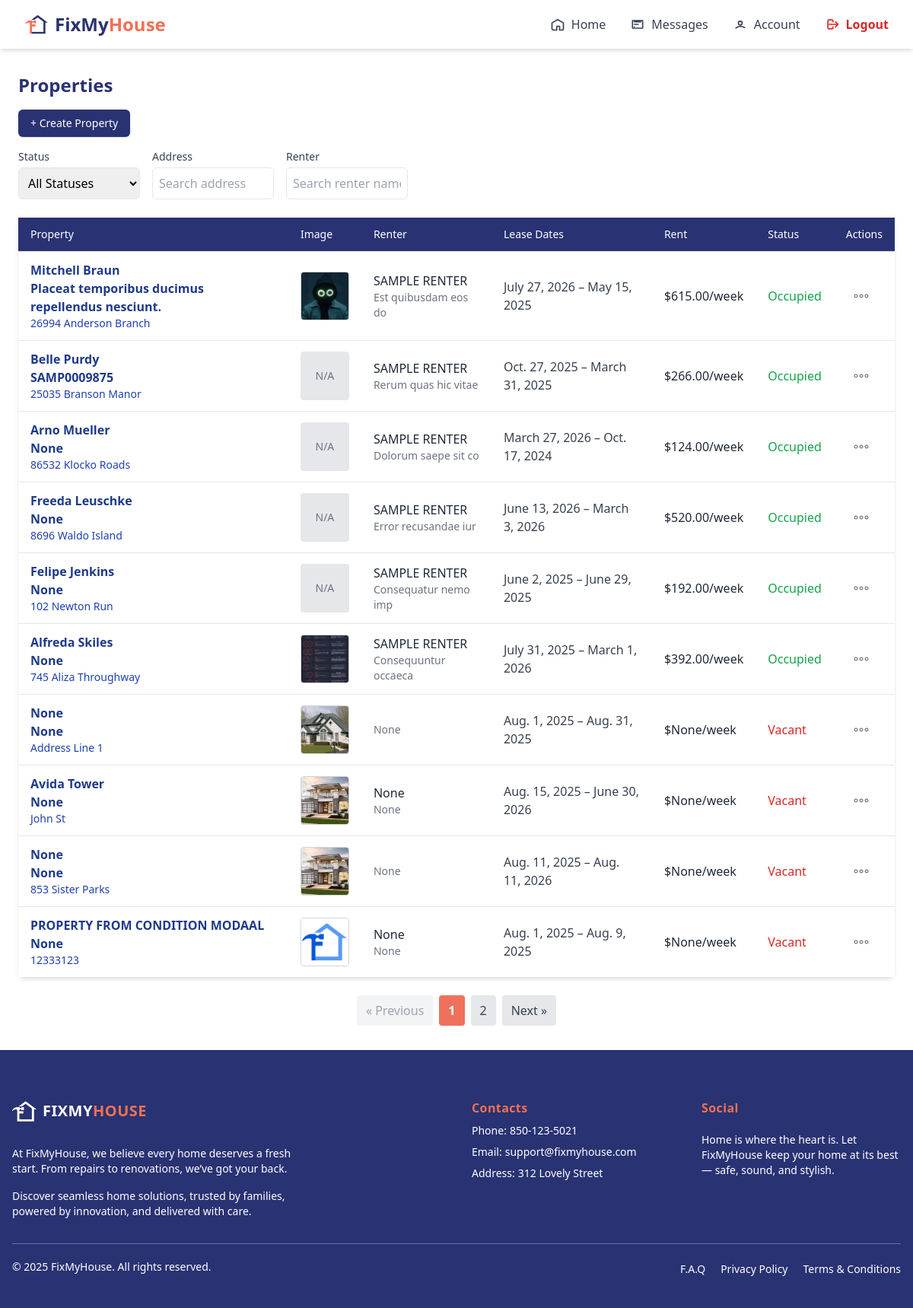
The page /agent/properties/ (signed in) on the database its author committed.
### agent/models/propertyAgent.py (models this page shows, shortened)
class Property(models.Model):
    renter = models.ForeignKey(Renter, on_delete=models.SET_NULL, related_name='rent_property', null=True, blank=True)
    agent = models.ForeignKey(AgentRegister, on_delete=models.CASCADE, null=False, related_name='own_properties')
    property_id = models.CharField(max_length=100, blank=True, null=True)
    ref_number = models.CharField(max_length=100, blank=True, null=True)
    name = models.CharField(max_length=100, blank=True, null=True)
    floor_count = models.PositiveIntegerField(blank=True, null=True)
    state = models.CharField(max_length=100, blank=True, null=True)
    city = models.CharField(max_length=100, blank=True, null=True)
    address = models.TextField(blank=True, null=True)
    street = models.CharField(max_length=100, blank=True, null=True)
    house_number = models.CharField(max_length=20, blank=True, null=True)
    renter_name = models.CharField(max_length=100, blank=True, null=True)
    renter_contact = models.CharField(max_length=20, blank=True, null=True)
    key_number = models.CharField(max_length=20, blank=True, null=True)
    rent = models.DecimalField(max_digits=10, decimal_places=2, blank=True, null=True)
    postal_code = models.CharField(max_length=20, blank=True, null=True)
    created_at = models.DateTimeField(auto_now_add=True, blank=True, null=True)
    updated_at = models.DateTimeField(auto_now=True, blank=True, null=True)
    property_photo = models.ImageField(upload_to='property_photos/', blank=True, null=True)
    condition_report = models.ImageField(upload_to='condition_reports/', blank=True, null=True)
    lease_start = models.DateField()
    lease_end = models.DateField()
    is_active = models.BooleanField(null=True, blank=True, default=True)
    STATUS_CHOICES = [
        ('occupied', 'Occupied'),
        ('vacant', 'Vacant'),
    ]
    status = models.CharField(max_length=10, choices=STATUS_CHOICES, default='vacant')
    property_manager = models.ForeignKey(
        AgentRegister,
        on_delete=models.SET_NULL,
        null=True,
        blank=True,
        related_name="properties"
    )

### renter/models/renter.py (models this page shows)
class Renter(models.Model):
    user = models.OneToOneField(User, on_delete=models.CASCADE,null=True)
    name = models.CharField(max_length=255)
    email = models.EmailField(unique=True)
    phone = models.CharField(max_length=20)
    password = models.CharField(max_length=128)  # store hashed password (later)
    gender = models.CharField(max_length=10, blank=True, null=True)
    date_of_birth = models.DateField(blank=True, null=True)
    company_name = models.CharField(max_length=255, blank=True, null=True)
    contact_person = models.CharField(max_length=255, blank=True, null=True)
    contact_person_email = models.EmailField(blank=True, null=True)
    contact_phone = models.CharField(max_length=20, blank=True, null=True)
    state = models.CharField(max_length=100, blank=True, null=True)
    city = models.CharField(max_length=100, blank=True, null=True)
    zip_code = models.CharField(max_length=20, blank=True, null=True)
    company_address_line1 = models.CharField(max_length=255, blank=True, null=True)
    company_address_line2 = models.CharField(max_length=255, blank=True, null=True)
    company_postal_code = models.CharField(max_length=20, blank=True, null=True)
    upload_option = models.CharField(max_length=50, blank=True, null=True)  # 'manual' or 'report'
    property_image = models.ImageField(upload_to='property_images/', blank=True, null=True)
    floor_count = models.PositiveIntegerField(blank=True, null=True)
    room_count = models.PositiveIntegerField(blank=True, null=True)
    rooms = models.JSONField(blank=True, null=True)  # example: [{"type": "Bedroom"}, {"type": "Kitchen"}]
    address_line1 = models.CharField(max_length=255, blank=True, null=True)
    address_line2 = models.CharField(max_length=255, blank=True, null=True)
    house_state = models.CharField(max_length=100, blank=True, null=True)
    house_city = models.CharField(max_length=100, blank=True, null=True)
    house_zip = models.CharField(max_length=20, blank=True, null=True)
    profile_picture = models.ImageField(
        upload_to='profile_pics/', blank=True, null=True
    )
    def __str__(self):
        return self.name

### agent/views/propertyList.py (the view, shortened to what this page needs)
# urls.py: path('properties/', PropertiesListView.as_view(), name='manage_properties'),
@method_decorator([login_required, agent_required], name='dispatch')
class PropertiesListView(ListView):
    model = Property
    template_name = 'components/home/propertiesList.html'
    context_object_name = 'properties'
    paginate_by = 10  # Adjust as needed
    def get(self, request, *args, **kwargs):
        try:
            self.object_list = self.get_queryset()
            context = self.get_context_data()
            return self.render_to_response(context)
        except self.paginator.InvalidPage:
            params = request.GET.copy()
            params['page'] = '1'
            return HttpResponseRedirect(f"{reverse('manage_properties')}?{params.urlencode()}")
    def get_queryset(self):
        queryset = super().get_queryset()
        queryset = queryset.filter(is_active=True)
        status = self.request.POST.get('status') if self.request.method == 'POST' else self.request.GET.get('status')
        address = self.request.POST.get('address') if self.request.method == 'POST' else self.request.GET.get('address')
        renter = self.request.POST.get('renter') if self.request.method == 'POST' else self.request.GET.get('renter')
        if status:
            queryset = queryset.filter(status=status)
        if address:
            queryset = queryset.filter(address__icontains=address)
        if renter:
            queryset = queryset.filter(renter__name__icontains=renter)
        return queryset.order_by('-created_at')
    def get_context_data(self, **kwargs):
        context = super().get_context_data(**kwargs)
        if self.request.method == 'POST':
            context['filter_status'] = self.request.POST.get('status', '')
            context['filter_address'] = self.request.POST.get('address', '')
            context['filter_renter'] = self.request.POST.get('renter', '')
        else:
            context['filter_status'] = self.request.GET.get('status', '')
            context['filter_address'] = self.request.GET.get('address', '')
            context['filter_renter'] = self.request.GET.get('renter', '')
        return context

### trader/context_processors.py (called while the page is built)
def notifications_context(request):
    if request.user.is_authenticated:
        unread_qs = get_unread_notifications(request.user)
        return {
            "unread_count": unread_qs.count(),
            "unread_notifications": unread_qs[:5],  # show latest 5
        }
    return {}

### trader/views/traderNotification.py (called while the page is built)
def get_unread_notifications(user):
    try:
        return TraderNotification.objects.filter(
            trader_id__user=user,
            seen=False
        ).order_by("-created_at")
    except Exception as e:
        logger.error(f"Error fetching notifications! {e}")
        return TraderNotification.objects.none()

### agent/templates/components/home/propertiesList.html (shortened to what this page needs)
{% extends "baseAgent.html" %}
{% load widget_tweaks %}
{% block content %}
{% include 'components/home/navigatorBaseAgent.html' %}
<div class="max-w-7xl mx-auto px-6 py-8 flex-1 w-full">
    <h2 class="text-2xl font-bold mb-4 text-[#293272]">Properties</h2>
    <div class="flex justify-start mb-4 gap-4">
        <a href="{% url 'property_create' %}"
            class="bg-[#293272] hover:bg-[#162060]  text-white font-medium px-4 py-2 rounded-md shadow text-sm">
            + Create Property
        </a>
    </div>
    <form id="filterForm" method="POST" class="mb-6">
      <div class="flex flex-col md:flex-row gap-4">
        <div>
          <label for="status" class="block text-sm font-medium text-gray-700">Status</label>
          <select name="status" id="status" class="mt-1 p-2 border rounded-md w-full md:w-40" onchange="this.form.submit()">
            <option value="">All Statuses</option>
          </select>
        </div>
        <div>
          <label for="address" class="block text-sm font-medium text-gray-700">Address</label>
          <input type="text" name="address" id="address" value="{{ filter_address }}"
            class="mt-1 p-2 border rounded-md w-full md:w-40"
            placeholder="Search address"
            onchange="this.form.submit()">
        </div>
        <div>
          <label for="renter" class="block text-sm font-medium text-gray-700">Renter</label>
          <input type="text" name="renter" id="renter" value="{{ filter_renter }}"
            class="mt-1 p-2 border rounded-md w-full md:w-40"
            placeholder="Search renter name"
            onchange="this.form.submit()">
        </div>
      </div>
    </form>
    <div class="bg-white shadow-md rounded-lg overflow-x-auto sm:overflow-visible">
      <table class="min-w-full table-auto sm:table divide-y divide-gray-200">
        <thead class="bg-[#293272] text-white hidden sm:table-header-group">
          <tr>
            <th class="px-4 py-3 text-left text-sm font-medium">Property</th>
            <th class="px-4 py-3 text-left text-sm font-medium">Image</th>
            <th class="px-4 py-3 text-left text-sm font-medium">Renter</th>
            <th class="px-4 py-3 text-left text-sm font-medium">Lease Dates</th>
            <th class="px-4 py-3 text-left text-sm font-medium">Rent</th>
            <th class="px-4 py-3 text-left text-sm font-medium">Status</th>
            <th class="px-4 py-3 text-left text-sm font-medium">Actions</th>
          </tr>
        </thead>
        <tbody class="sm:divide-y sm:divide-gray-200">
          {% for property in properties %}
          <tr
            class="block sm:table-row bg-white border border-gray-200 sm:border-0 rounded-xl sm:rounded-none shadow-sm sm:shadow-none my-4 sm:my-0 px-4 py-4 sm:px-0 sm:py-0">
            <td class="block sm:table-cell sm:px-4 sm:py-3 mb-3 sm:mb-0">
              <div class="font-semibold text-blue-900">{{ property.name }}</div>
              <div class="font-semibold text-blue-900">{{ property.property_id }}</div>
              <div class="text-sm text-blue-800">{{ property.address }}</div>
            </td>
            <td class="block sm:table-cell sm:px-4 sm:py-3 mb-3 sm:mb-0">
              {% if property.property_photo %}
              <img src="{{ property.property_photo.url }}" alt="{{ property.name }}"
                class="w-16 h-16 rounded object-cover border border-gray-300" />
              {% else %}
              <div class="w-16 h-16 rounded bg-gray-200 flex items-center justify-center text-gray-500 text-sm">N/A</div>
              {% endif %}
            </td>
            <td class="block sm:table-cell sm:px-4 sm:py-3 mb-3 sm:mb-0">
              <div class="text-gray-800">{{ property.renter }}</div>
              <div class="text-sm text-gray-500">{{ property.renter_contact }}</div>
            </td>
            <td class="block sm:table-cell sm:px-4 sm:py-3 mb-3 sm:mb-0">
              <div class="text-gray-700">{{ property.lease_start }} – {{ property.lease_end }}</div>
            </td>
            <td class="block sm:table-cell sm:px-4 sm:py-3 mb-3 sm:mb-0">
              <div class="text-gray-800 font-medium">${{ property.rent }}/week</div>
            </td>
            <td class="block sm:table-cell sm:px-4 sm:py-3 mb-3 sm:mb-0">
              <span
                class="{% if property.status == 'occupied' %}text-green-600{% else %}text-red-600{% endif %} font-medium">
                {{ property.status|title }}
              </span>
            </td>
            <td class="block sm:table-cell sm:px-4 sm:py-3">
              <div x-data="{ open: false }" class="relative inline-block text-left">
                <button @click="open = !open" @click.away="open = false"
                  class="p-2 rounded-full hover:bg-gray-100 focus:outline-none focus:ring" aria-label="Actions">
                  <svg class="w-6 h-6 text-gray-600" fill="none" stroke="currentColor" viewBox="0 0 24 24">
                    <circle cx="5" cy="12" r="2" />
                    <circle cx="12" cy="12" r="2" />
                    <circle cx="19" cy="12" r="2" />
                  </svg>
                </button>
              </div>
            </td>
          </tr>
          {% empty %}
          <tr>
            <td colspan="7" class="text-center py-6 text-gray-500">No properties available.</td>
          </tr>
          {% endfor %}
        </tbody>
      </table>
    </div>
    {% if page_obj.has_other_pages %}
      <div class="pagination flex justify-center items-center mt-6 space-x-2">
        {% if page_obj.has_previous %}
        <a href="{% url 'manage_properties' %}?page={{ page_obj.previous_page_number }}{% if filter_status %}&status={{ filter_status }}{% endif %}{% if filter_address %}&address={{ filter_address|urlencode }}{% endif %}{% if filter_renter %}&renter={{ filter_renter|urlencode }}{% endif %}"
          class="px-3 py-2 bg-gray-200 text-gray-700 rounded hover:bg-gray-300 transition"
          onclick="saveScrollPosition()">
          &laquo; Previous
        </a>
        {% else %}
        <span class="px-3 py-2 bg-gray-100 text-gray-400 rounded cursor-not-allowed">
          &laquo; Previous
        </span>
        {% endif %}
        {% for num in page_obj.paginator.page_range %}
        {% if page_obj.number == num %}
        <span class="px-3 py-2 bg-[#EF715C] text-white rounded font-semibold">
          {{ num }}
        </span>
        {% else %}
        <a href="{% url 'manage_properties' %}?page={{ num }}"
          class="px-3 py-2 bg-gray-200 text-gray-700 rounded hover:bg-gray-300 transition"
          onclick="saveScrollPosition()">
          {{ num }}
        </a>
        {% endif %}
        {% endfor %}
        {% if page_obj.has_next %}
        <a href="{% url 'manage_properties' %}?page={{ page_obj.next_page_number }}"
          class="px-3 py-2 bg-gray-200 text-gray-700 rounded hover:bg-gray-300 transition"
          onclick="saveScrollPosition()">
          Next &raquo;
        </a>
        {% else %}
        <span class="px-3 py-2 bg-gray-100 text-gray-400 rounded cursor-not-allowed">
          Next &raquo;
        </span>
        {% endif %}
      </div>
    {% endif %}
</div>
{% include 'components/footerAgent.html' %}
{% endblock %}

### rows shown on the page
Property: name "Mitchell Braun", property_id "Placeat temporibus ducimus repellendus nesciunt.", address "26994 Anderson Branch", property_photo (picture), renter "SAMPLE RENTER", renter_contact "Est quibusdam eos do", lease_start "July 27, 2026", lease_end "May 15, 2025", rent "615.00", status "Occupied"
Property: name "Belle Purdy", property_id "SAMP0009875", address "25035 Branson Manor", property_photo "N/A", renter "SAMPLE RENTER", renter_contact "Rerum quas hic vitae", lease_start "Oct. 27, 2025", lease_end "March 31, 2025", rent "266.00", status "Occupied"
Property: name "Arno Mueller", property_id "None", address "86532 Klocko Roads", property_photo "N/A", renter "SAMPLE RENTER", renter_contact "Dolorum saepe sit co", lease_start "March 27, 2026", lease_end "Oct. 17, 2024", rent "124.00", status "Occupied"
Property: name "Freeda Leuschke", property_id "None", address "8696 Waldo Island", property_photo "N/A", renter "SAMPLE RENTER", renter_contact "Error recusandae iur", lease_start "June 13, 2026", lease_end "March 3, 2026", rent "520.00", status "Occupied"
Property: name "Felipe Jenkins", property_id "None", address "102 Newton Run", property_photo "N/A", renter "SAMPLE RENTER", renter_contact "Consequatur nemo imp", lease_start "June 2, 2025", lease_end "June 29, 2025", rent "192.00", status "Occupied"
Property: name "Alfreda Skiles", property_id "None", address "745 Aliza Throughway", property_photo (picture), renter "SAMPLE RENTER", renter_contact "Consequuntur occaeca", lease_start "July 31, 2025", lease_end "March 1, 2026", rent "392.00", status "Occupied"
Property: name "None", property_id "None", address "Address Line 1", property_photo (picture), renter_contact "None", lease_start "Aug. 1, 2025", lease_end "Aug. 31, 2025", rent "None", status "Vacant"
Property: name "Avida Tower", property_id "None", address "John St", property_photo (picture), renter "None", renter_contact "None", lease_start "Aug. 15, 2025", lease_end "June 30, 2026", rent "None", status "Vacant"
Property: name "None", property_id "None", address "853 Sister Parks", property_photo (picture), renter_contact "None", lease_start "Aug. 11, 2025", lease_end "Aug. 11, 2026", rent "None", status "Vacant"
Property: name "PROPERTY FROM CONDITION MODAAL", property_id "None", address "12333123", property_photo (picture), renter "None", renter_contact "None", lease_start "Aug. 1, 2025", lease_end "Aug. 9, 2025", rent "None", status "Vacant"

### other values the page prints
{{ num }} "1"
{{ num }} "2"
